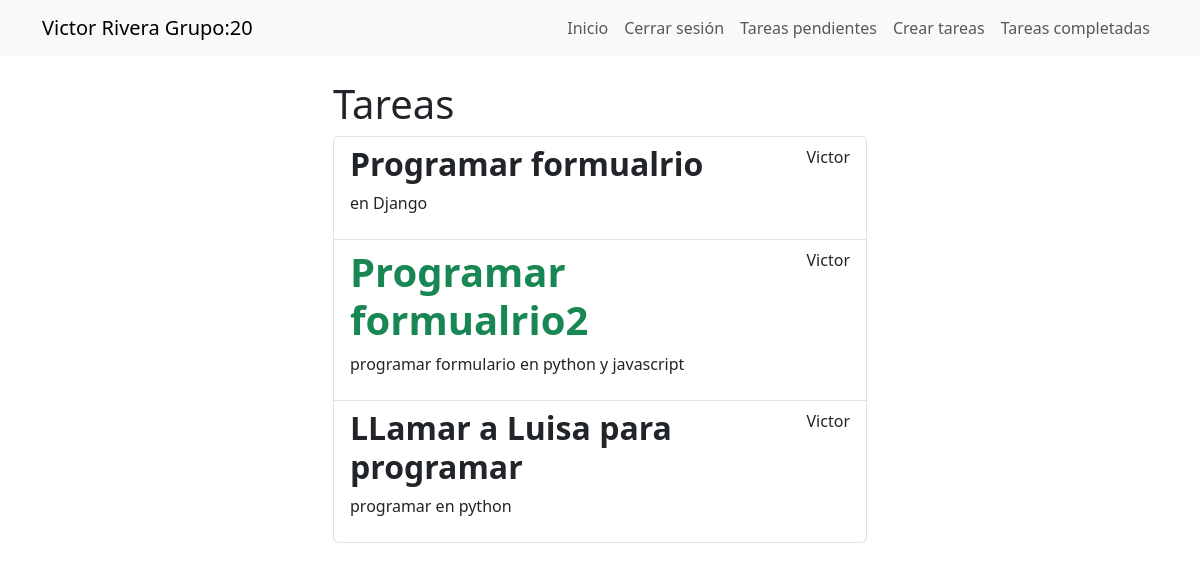
/tareas/ (signed in), run on an earlier commit of the app's database.
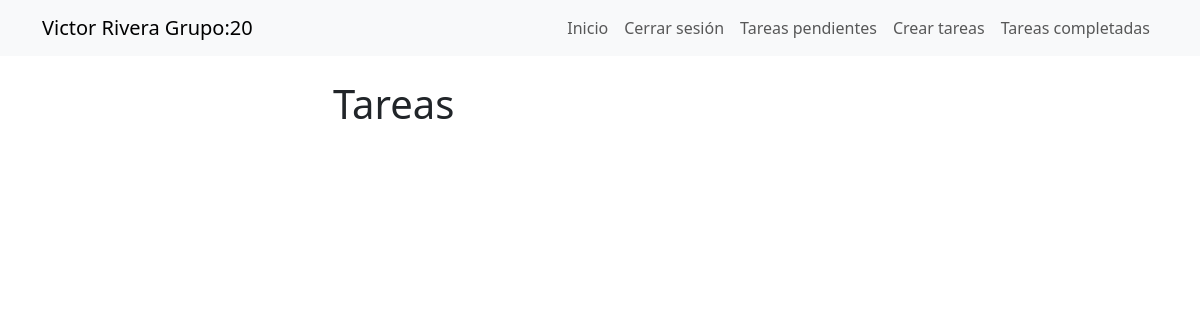
And on a later commit of the database.
### tareas/models.py (models this page shows, shortened)
class Tarea(models.Model):
    titulo=models.CharField(max_length=100)
    descripcion=models.TextField(blank=True)
    creado=models.DateTimeField(auto_now_add=True)
    finalizado=models.DateTimeField(null=True)
    importancia=models.BooleanField(default=False)
    usuario=models.ForeignKey(User, on_delete=models.CASCADE)

### tareas/views.py (the view)
# urls.py: path('tareas/', views.tareas, name='tareas'),
@login_required
def tareas(request):
    tareas=Tarea.objects.filter(usuario=request.user,finalizado__isnull=True)
    return render(request, 'tareas.html',{'tareas':tareas})

### tareas/templates/tareas.html
{% extends 'templates.html' %}
{% block content %}
<main class='container'>
<div class='row'>
    <div class='col-md-6 offset-md-3'>
<h1>Tareas</h1>
<ul class='list-group'>
    {% for tarea in tareas %}
        <a class='list-group-item' href="{% url 'detalleTareas' tarea.id %}">
         <header class='d-flex justify-content-between'>
            {% if tarea.importancia %}
            <h1 class='fw-bold text-success'>{{ tarea.titulo }}</h1>
        {% else %}
            <h2 class='fw-bold'>{{ tarea.titulo }}</h2>
        {% endif %}
        <p>{{ tarea.usuario.username }}</p>
         </header>
            <p>{{ tarea.descripcion }}</p>
            </a>
    {% endfor %}
</ul>
</div>
</div>
</main>
{% endblock %}

What changed in the data, as far as the page shows it:
removed Tarea: titulo "Programar formualrio", usuario.username "Victor", descripcion "en Django"
removed Tarea: titulo "Programar formualrio2", usuario.username "Victor", descripcion "programar formulario en python y javascript"
removed Tarea: titulo "LLamar a Luisa para programar", usuario.username "Victor", descripcion "programar en python"
